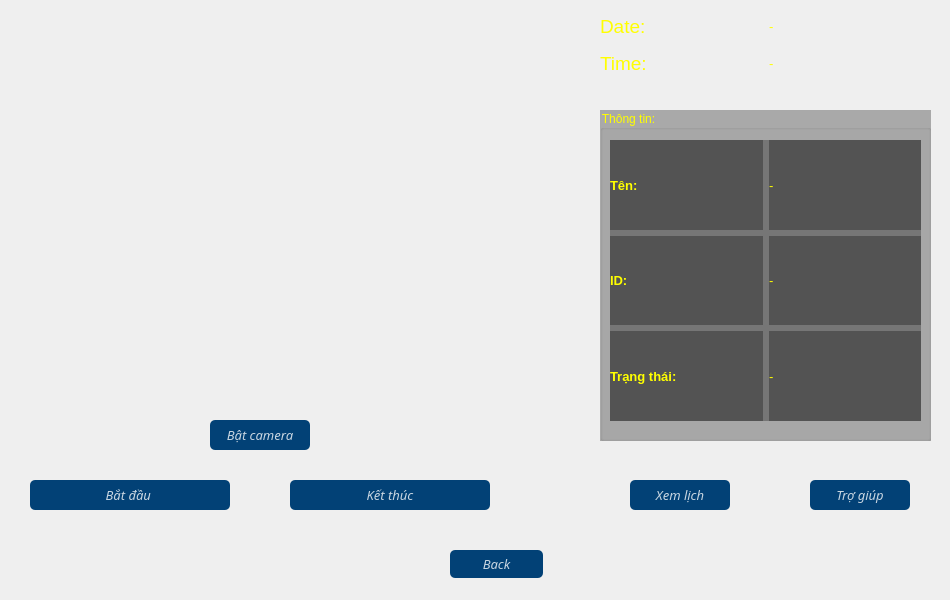
<?xml version="1.0" encoding="UTF-8"?>
<ui version="4.0">
 <class>FormNhandien</class>
 <widget class="QWidget" name="FormNhandien">
  <property name="geometry">
   <rect>
    <x>0</x>
    <y>0</y>
    <width>950</width>
    <height>600</height>
   </rect>
  </property>
  <property name="windowTitle">
   <string>Form</string>
  </property>
  <property name="styleSheet">
   <string notr="true">QPushButton#bt_back{
background-color:rgba(2,65,118,255);
color:rgba(255,255,255,200);
border-radius:5px;
}
QPushButton#bt_back:pressed{
padding-left:5px;
padding-top:5px;
background-color:rgba(2,65,118,100);
background-position:calc(100%-10px)center;
}
QPushButton#bt_back:hover{
background-color:rgba(2,65,118,200);
}
QPushButton#bt_camera{
background-color:rgba(2,65,118,255);
color:rgba(255,255,255,200);
border-radius:5px;
}
QPushButton#bt_camera:pressed{
padding-left:5px;
padding-top:5px;
background-color:rgba(2,65,118,100);
background-position:calc(100%-10px)center;
}
QPushButton#bt_camera:hover{
background-color:rgba(2,65,118,200);
}
QPushButton#bt_start{
background-color:rgba(2,65,118,255);
color:rgba(255,255,255,200);
border-radius:5px;
}
QPushButton#bt_start:pressed{
padding-left:5px;
padding-top:5px;
background-color:rgba(2,65,118,100);
background-position:calc(100%-10px)center;
}
QPushButton#bt_start:hover{
background-color:rgba(2,65,118,200);
}
QPushButton#bt_end{
background-color:rgba(2,65,118,255);
color:rgba(255,255,255,200);
border-radius:5px;
}
QPushButton#bt_end:pressed{
padding-left:5px;
padding-top:5px;
background-color:rgba(2,65,118,100);
background-position:calc(100%-10px)center;
}
QPushButton#bt_end:hover{
background-color:rgba(2,65,118,200);
}
QPushButton#bt_xemlich{
background-color:rgba(2,65,118,255);
color:rgba(255,255,255,200);
border-radius:5px;
}
QPushButton#bt_xemlich:pressed{
padding-left:5px;
padding-top:5px;
background-color:rgba(2,65,118,100);
background-position:calc(100%-10px)center;
}
QPushButton#bt_xemlich:hover{
background-color:rgba(2,65,118,200);
}
QPushButton#bt_trogiup{
background-color:rgba(2,65,118,255);
color:rgba(255,255,255,200);
border-radius:5px;
}
QPushButton#bt_trogiup:pressed{
padding-left:5px;
padding-top:5px;
background-color:rgba(2,65,118,100);
background-position:calc(100%-10px)center;
}
QPushButton#bt_trogiup:hover{
background-color:rgba(2,65,118,200);
}</string>
  </property>
  <widget class="QLabel" name="label">
   <property name="geometry">
    <rect>
     <x>0</x>
     <y>0</y>
     <width>950</width>
     <height>600</height>
    </rect>
   </property>
   <property name="styleSheet">
    <string notr="true">border-image: url(:/backgroud/backgroud/1614776.jpg);
border-radius:5px;</string>
   </property>
   <property name="text">
    <string/>
   </property>
  </widget>
  <widget class="QLabel" name="Camera_Label">
   <property name="geometry">
    <rect>
     <x>20</x>
     <y>20</y>
     <width>531</width>
     <height>381</height>
    </rect>
   </property>
   <property name="styleSheet">
    <string notr="true">border-image: url(:/backgroud/backgroud/9.jpg);
border- radius:5px;</string>
   </property>
   <property name="text">
    <string/>
   </property>
  </widget>
  <widget class="QPushButton" name="bt_camera">
   <property name="geometry">
    <rect>
     <x>210</x>
     <y>420</y>
     <width>100</width>
     <height>30</height>
    </rect>
   </property>
   <property name="font">
    <font>
     <family>UVN Dzung Dakao</family>
     <pointsize>10</pointsize>
     <italic>true</italic>
    </font>
   </property>
   <property name="text">
    <string>Bật camera</string>
   </property>
  </widget>
  <widget class="QWidget" name="gridLayoutWidget">
   <property name="geometry">
    <rect>
     <x>600</x>
     <y>10</y>
     <width>331</width>
     <height>69</height>
    </rect>
   </property>
   <layout class="QGridLayout" name="gridLayout">
    <item row="1" column="0">
     <layout class="QHBoxLayout" name="horizontalLayout_3">
      <item>
       <widget class="QLabel" name="TimeLabel">
        <property name="font">
         <font>
          <pointsize>14</pointsize>
         </font>
        </property>
        <property name="styleSheet">
         <string notr="true">color: rgb(255, 255, 0);</string>
        </property>
        <property name="text">
         <string>Time:</string>
        </property>
        <property name="scaledContents">
         <bool>false</bool>
        </property>
        <property name="openExternalLinks">
         <bool>true</bool>
        </property>
       </widget>
      </item>
      <item>
       <widget class="QLabel" name="Time_Lable">
        <property name="font">
         <font>
          <pointsize>10</pointsize>
         </font>
        </property>
        <property name="styleSheet">
         <string notr="true">color: rgb(255, 255, 0);</string>
        </property>
        <property name="text">
         <string>-</string>
        </property>
       </widget>
      </item>
     </layout>
    </item>
    <item row="0" column="0">
     <layout class="QHBoxLayout" name="horizontalLayout_2">
      <item>
       <widget class="QLabel" name="DateLable">
        <property name="font">
         <font>
          <pointsize>14</pointsize>
         </font>
        </property>
        <property name="styleSheet">
         <string notr="true">color: rgb(255, 255, 0);</string>
        </property>
        <property name="text">
         <string>Date:</string>
        </property>
       </widget>
      </item>
      <item>
       <widget class="QLabel" name="Date_Lable">
        <property name="font">
         <font>
          <pointsize>10</pointsize>
         </font>
        </property>
        <property name="styleSheet">
         <string notr="true">color: rgb(255, 255, 0);</string>
        </property>
        <property name="text">
         <string>-</string>
        </property>
       </widget>
      </item>
     </layout>
    </item>
   </layout>
  </widget>
  <widget class="QGroupBox" name="groupBox">
   <property name="geometry">
    <rect>
     <x>600</x>
     <y>110</y>
     <width>331</width>
     <height>331</height>
    </rect>
   </property>
   <property name="styleSheet">
    <string notr="true">color: rgb(255, 255, 0);
background-color:rgba(0,0,0,75);</string>
   </property>
   <property name="title">
    <string>Thông tin:</string>
   </property>
   <widget class="QWidget" name="verticalLayoutWidget">
    <property name="geometry">
     <rect>
      <x>10</x>
      <y>30</y>
      <width>311</width>
      <height>281</height>
     </rect>
    </property>
    <layout class="QVBoxLayout" name="verticalLayout">
     <item>
      <layout class="QHBoxLayout" name="horizontalLayout_4">
       <item>
        <widget class="QLabel" name="label_2">
         <property name="font">
          <font>
           <pointsize>10</pointsize>
           <weight>75</weight>
           <bold>true</bold>
          </font>
         </property>
         <property name="styleSheet">
          <string notr="true">color: rgb(255, 255, 0);</string>
         </property>
         <property name="text">
          <string>Tên:</string>
         </property>
        </widget>
       </item>
       <item>
        <widget class="QLabel" name="Ten_Label">
         <property name="font">
          <font>
           <pointsize>10</pointsize>
          </font>
         </property>
         <property name="text">
          <string>-</string>
         </property>
        </widget>
       </item>
      </layout>
     </item>
     <item>
      <layout class="QHBoxLayout" name="horizontalLayout_8">
       <item>
        <widget class="QLabel" name="label_4">
         <property name="font">
          <font>
           <pointsize>10</pointsize>
           <weight>75</weight>
           <bold>true</bold>
          </font>
         </property>
         <property name="text">
          <string>ID:</string>
         </property>
        </widget>
       </item>
       <item>
        <widget class="QLabel" name="Id_Label">
         <property name="font">
          <font>
           <pointsize>10</pointsize>
          </font>
         </property>
         <property name="text">
          <string>-</string>
         </property>
        </widget>
       </item>
      </layout>
     </item>
     <item>
      <layout class="QHBoxLayout" name="horizontalLayout_9">
       <item>
        <widget class="QLabel" name="label_6">
         <property name="font">
          <font>
           <pointsize>10</pointsize>
           <weight>75</weight>
           <bold>true</bold>
          </font>
         </property>
         <property name="text">
          <string>Trạng thái:</string>
         </property>
        </widget>
       </item>
       <item>
        <widget class="QLabel" name="Trangthai_Label">
         <property name="font">
          <font>
           <pointsize>10</pointsize>
          </font>
         </property>
         <property name="text">
          <string>-</string>
         </property>
        </widget>
       </item>
      </layout>
     </item>
    </layout>
   </widget>
  </widget>
  <widget class="QPushButton" name="bt_back">
   <property name="geometry">
    <rect>
     <x>450</x>
     <y>550</y>
     <width>93</width>
     <height>28</height>
    </rect>
   </property>
   <property name="font">
    <font>
     <family>UVN Dzung Dakao</family>
     <pointsize>10</pointsize>
     <italic>true</italic>
    </font>
   </property>
   <property name="styleSheet">
    <string notr="true"/>
   </property>
   <property name="text">
    <string>Back</string>
   </property>
  </widget>
  <widget class="QPushButton" name="bt_start">
   <property name="geometry">
    <rect>
     <x>30</x>
     <y>480</y>
     <width>200</width>
     <height>30</height>
    </rect>
   </property>
   <property name="font">
    <font>
     <family>UVN Dzung Dakao</family>
     <pointsize>10</pointsize>
     <italic>true</italic>
    </font>
   </property>
   <property name="text">
    <string>Bắt đầu </string>
   </property>
  </widget>
  <widget class="QPushButton" name="bt_end">
   <property name="geometry">
    <rect>
     <x>290</x>
     <y>480</y>
     <width>200</width>
     <height>30</height>
    </rect>
   </property>
   <property name="font">
    <font>
     <family>UVN Dzung Dakao</family>
     <pointsize>10</pointsize>
     <italic>true</italic>
    </font>
   </property>
   <property name="text">
    <string>Kết thúc</string>
   </property>
  </widget>
  <widget class="QPushButton" name="bt_xemlich">
   <property name="geometry">
    <rect>
     <x>630</x>
     <y>480</y>
     <width>100</width>
     <height>30</height>
    </rect>
   </property>
   <property name="font">
    <font>
     <family>UVN Dzung Dakao</family>
     <pointsize>10</pointsize>
     <italic>true</italic>
    </font>
   </property>
   <property name="text">
    <string>Xem lịch</string>
   </property>
  </widget>
  <widget class="QPushButton" name="bt_trogiup">
   <property name="geometry">
    <rect>
     <x>810</x>
     <y>480</y>
     <width>100</width>
     <height>30</height>
    </rect>
   </property>
   <property name="font">
    <font>
     <family>UVN Dzung Dakao</family>
     <pointsize>10</pointsize>
     <italic>true</italic>
    </font>
   </property>
   <property name="text">
    <string>Trợ giúp</string>
   </property>
  </widget>
 </widget>
 <resources>
  <include location="res.qrc"/>
 </resources>
 <connections/>
</ui>
